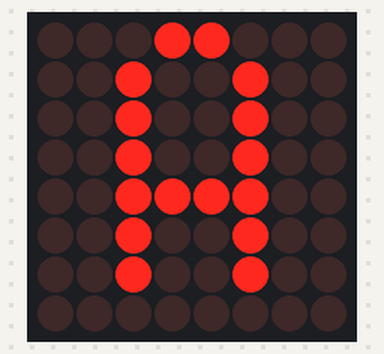
A sketch run on a simulated Arduino Uno, built with avr-gcc and run on an emulated ATmega328P. Parts: 8×8 LED matrix.

Above: at 0.1 s.
At 4.1 s:
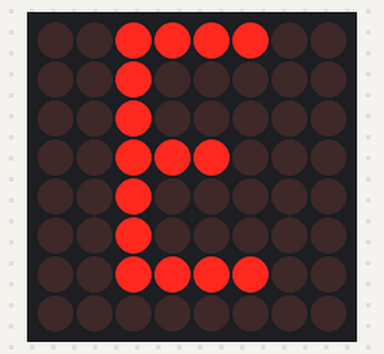
At 9.1 s:
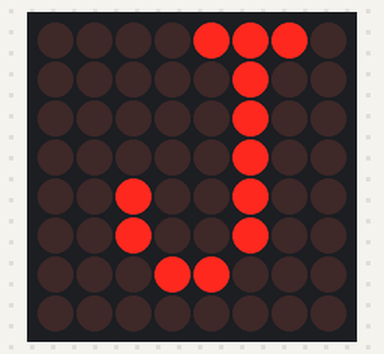
At 19.1 s:
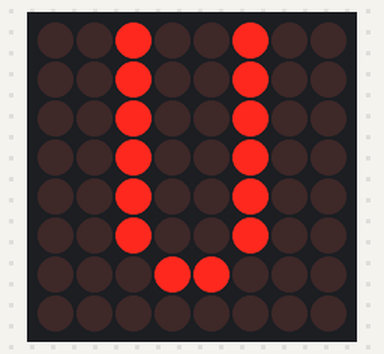
At 29.1 s:
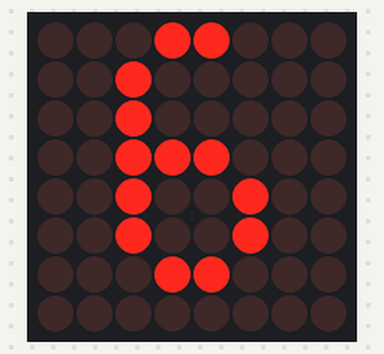
At 39.1 s:
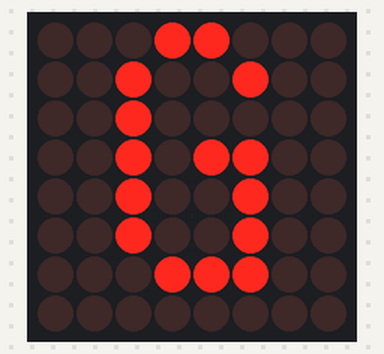

The sketch:

5.1.2.1.dot_matrix_harfler_ve_rakamlar.ino
```cpp
#include <MaxMatrix.h> //kullanılacak kütüphane çağrılır.
int DIN = 12;   // MAX7219 entegrenin DIN pini tanımlanır.
int CS =  11;    // MAX7219 entegrenin CS pini tanımlanır.
int CLK = 10;   // MAX7219 entegrenin CLK pini tanımlanır.

int entegresayi = 1;

MaxMatrix dotmatriks(DIN, CS, CLK, entegresayi); //kaç adet MAX7219 kullanılacağı ve pinleri
//tanımlar.(bu deneyde 1 adet dotmatriks isminde bir entegre tanımlanmaktadır)
// A harfi
char A[] = {5, 8,
            B01111110,
            B00010001,
            B00010001,
            B01111110,
            B00000000,
           };
//B harfi
char B[] = {5, 8,
            B01111111,
            B01001001,
            B01001001,
            B00110110,
            B00000000,
           };
//C harfi
char C[] = {5, 8,
            B00111110,
            B01000001,
            B01000001,
            B00100010,
            B00000000,
           };

//D harfi
char D[] = {5, 8,
            B01111111,
            B01000001,
            B01000001,
            B00111110,
            B00000000,
           };
//E harfi
char E[] = {5, 8,
            B01111111,
            B01001001,
            B01001001,
            B01000001,
            B00000000,
           };
//F harfi
char F[] = {5, 8,
            B01111111,
            B00001001,
            B00001001,
            B00000001,
            B00000000,
           };
 //G harfi
 char G[] = {5, 8,
            B00111110,
            B01000001,
            B01001001,
            B01111010,
            B00000000,
           };
//H harfi
char H[] = {5, 8,
            B01111111,
            B00001000,
            B00001000,
            B01111111,
            B00000000,
           };
//I harfi
char I[] = {5, 8,
            B01000001,
            B01111111,
            B01000001,
            B00000000,
            B00000000,
           };

 //J harfi
 char J[] = {5, 8,
            B00110000,
            B01000000,
            B01000001,
            B00111111,
            B00000001,
           };

//K harfi
char K[] = {5, 8,
            B01111111,
            B00001000,
            B00010100,
            B01100011,
            B00000000,
           };

//L harfi
char L[] = {5, 8,
            B01111111,
            B01000000,
            B01000000,
            B01000000,
            B00000000,
           };

//M harfi
char M[] = {5, 8,
            B01111111,
            B00000010,
            B00001100,
            B00000010,
            B01111111,
           };


//N harfi
char N[] = {5, 8,
            B01111111,
            B00000100,
            B00001000,
            B00010000,
            B01111111,
           };

//O harfi
char O[] = {5, 8,
            B00111110,
            B01000001,
            B01000001,
            B00111110,
            B00000000,
           };

//P harfi
char P[] = {5, 8,
            B01111111,
            B00001001,
            B00001001,
            B00000110,
            B00000000,
           };

//R harfi
char R[] = {5, 8,
            B01111111,
            B00001001,
            B00001001,
            B01110110,
            B00000000,
           };

//S harfi
char S[] = {5, 8,
            B01000110,
            B01001001,
            B01001001,
            B00110010,
            B00000000,
           };

//T harfi
char T[] = {5, 8,
            B00000001,
            B00000001,
            B01111111,
            B00000001,
            B00000001,
           };
//U harfi
char U[] = {5, 8,
            B00111111,
            B01000000,
            B01000000,
            B00111111,
            B00000000,
           };
//V harfi
char V[] = {5, 8,
            B00001111,
            B00110000,
            B01000000,
            B00110000,
            B00001111,
           };

//Y harfi
char Y[] = {5, 8,
            B00000111,
            B00001000,
            B01110000,
            B00001000,
            B00000111,
           };

//Z harfi
char Z[] = {5, 8,
            B01100001,
            B01010001,
            B01001001,
            B01000111,
            B00000000,
           };

//0 rakamı
char sifir[] = {5, 8,
            B00111110,
            B01000001,
            B01000001,
            B00111110,
            B00000000,
           };

//1 rakamı
char bir[] = {5, 8,
            B01000010,
            B01111111,
            B01000000,
            B00000000,
            B00000000,
           };

 //2 rakamı
 char iki[] = {5, 8,
            B01100010,
            B01010001,
            B01001001,
            B01000110,
            B00000000,
           };
 //3 rakamı
  char uc[] = {5, 8,
            B00100010,
            B01000001,
            B01001001,
            B00110110,
            B00000000,
           };
  //4 rakamı
  char dort[] = {5, 8,
            B00011000,
            B00010100,
            B00010010,
            B01111111,
            B00000000,
           };
  //5 rakamı
  char bes[] = {5, 8,
            B00100111,
            B01000101,
            B01000101,
            B00111001,
            B00000000,
           };
//6 rakamı
  char alti[] = {5, 8,
            B00111110,
            B01001001,
            B01001001,
            B00110000,
            B00000000,
           };
  //7 rakamı
   char yedi[] = {5, 8,
          B01100001,
          B00010001,
          B00001001,
          B00000111,
          B00000000,
           };
  //8 rakamı
  char sekiz[] = {5, 8,
          B00110110,
          B01001001,
          B01001001,
          B00110110,
          B00000000,
           };
  //9 rakamı
  char dokuz[] = {5, 8,
          B00000110,
          B01001001,
          B01001001,
          B00111110,
          B00000000,
           };

void setup() {
dotmatriks.init(); // MAX7219 başlatılır.
dotmatriks.setIntensity(8); // led matriksin ışık şiddeti ayarlanır ( 0 ile 15 arasında bir değer olabilir)
}

void loop() {
dotmatriks.clear(); //Gösterge temizlenir
// x ve y pozisyonunda gösterilecek karakter belirlenir.
dotmatriks.writeSprite(2, 0, A); //sol üst köşeden başlayarak (2,0) koordinatından itibaren karakter gösterimi gerçekleştirilir.
delay(1000); //Her karakter geçişinde 1 saniye ara verilir.
dotmatriks.writeSprite(2, 0, B);
delay(1000);
dotmatriks.writeSprite(2, 0, C);
delay(1000);
dotmatriks.writeSprite(2, 0, D);
delay(1000);
dotmatriks.writeSprite(2, 0, E);
delay(1000);
dotmatriks.writeSprite(2, 0, F);
delay(1000);
dotmatriks.writeSprite(2, 0, G);
delay(1000);
dotmatriks.writeSprite(2, 0, H);
delay(1000);
dotmatriks.writeSprite(2, 0, I);
delay(1000);
dotmatriks.writeSprite(2, 0, J);
delay(1000);
dotmatriks.writeSprite(2, 0, K);
delay(1000);
dotmatriks.writeSprite(2, 0, L);
delay(1000);
dotmatriks.writeSprite(2, 0, M);
delay(1000);
dotmatriks.writeSprite(2, 0, N);
delay(1000);
dotmatriks.writeSprite(2, 0, O);
delay(1000);
dotmatriks.writeSprite(2, 0, P);
delay(1000);
dotmatriks.writeSprite(2, 0, R);
delay(1000);
dotmatriks.writeSprite(2, 0, S);
delay(1000);
dotmatriks.writeSprite(2, 0, T);
delay(1000);
dotmatriks.writeSprite(2, 0, U);
delay(1000);
dotmatriks.writeSprite(2, 0, V);
delay(1000);
dotmatriks.writeSprite(2, 0, Y);
delay(1000);
dotmatriks.writeSprite(2, 0, Z);
delay(1000);
dotmatriks.writeSprite(2, 0, sifir);
delay(1000);
dotmatriks.writeSprite(2, 0, bir);
delay(1000);
dotmatriks.writeSprite(2, 0, iki);
delay(1000);
dotmatriks.writeSprite(2, 0, uc);
delay(1000);
dotmatriks.writeSprite(2, 0, dort);
delay(1000);
dotmatriks.writeSprite(2, 0, bes);
delay(1000);
dotmatriks.writeSprite(2, 0, alti);
delay(1000);
dotmatriks.writeSprite(2, 0, yedi);
delay(1000);
dotmatriks.writeSprite(2, 0, sekiz);
delay(1000);
dotmatriks.writeSprite(2, 0, dokuz);
delay(1000);
dotmatriks.clear();//Gösterge tekrar temizlenir.
}
```

Measured:
- what the display in image 1 shows lasts 1.0 s, from 4.0 s to 5.0 s
